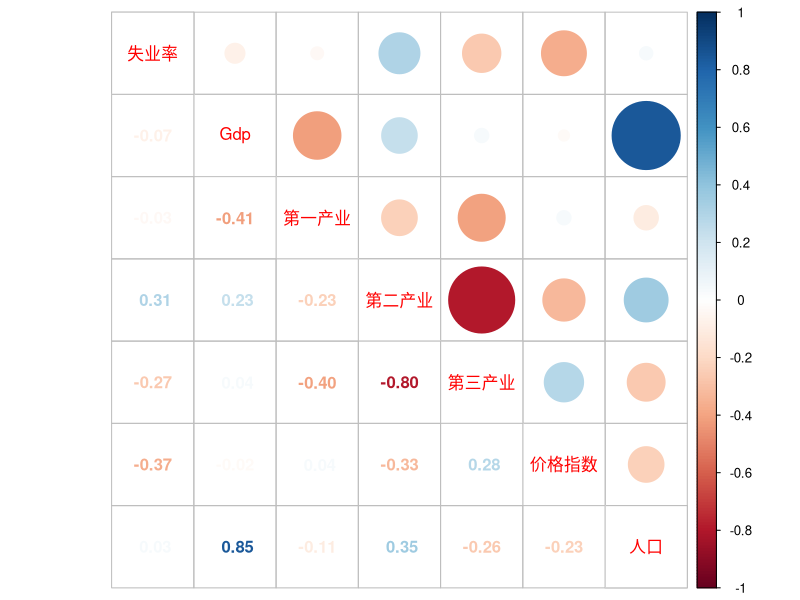
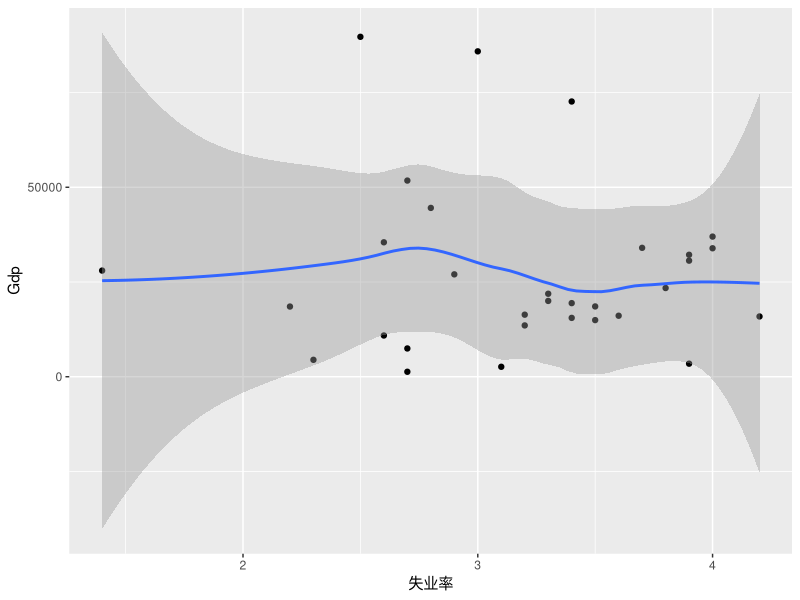
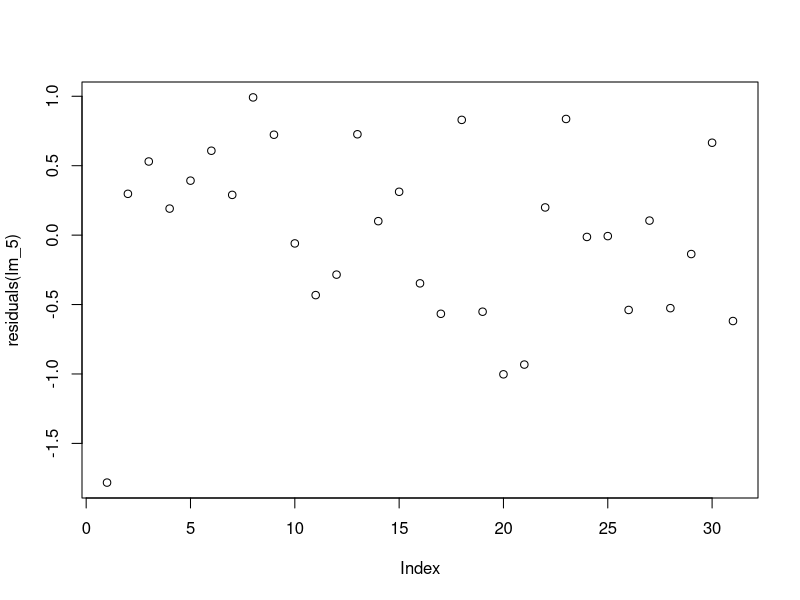
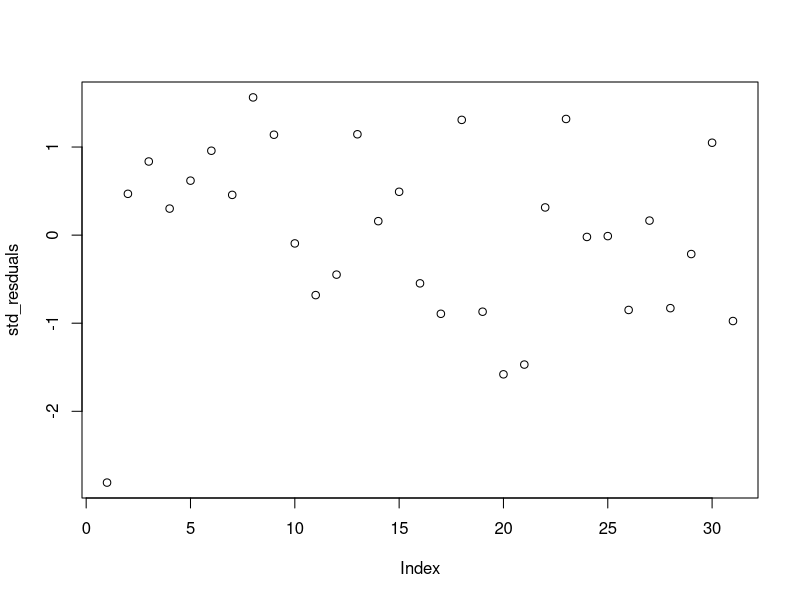
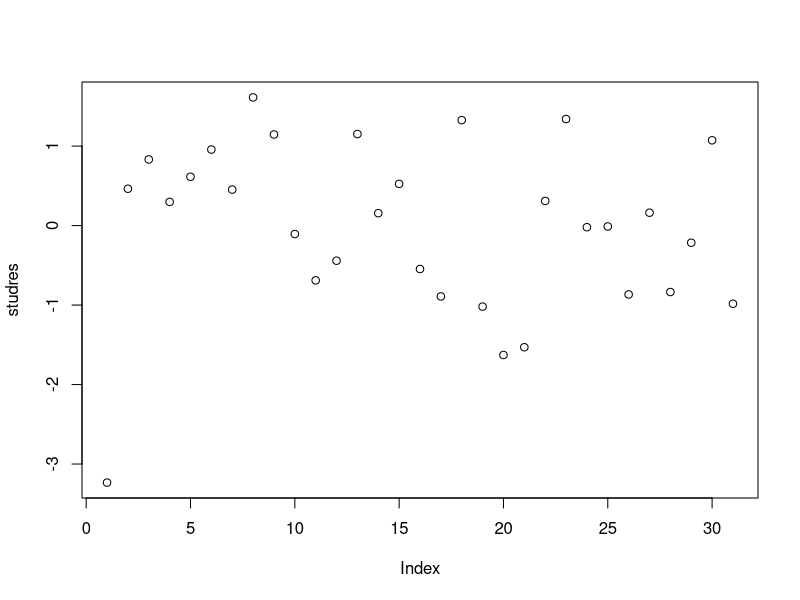
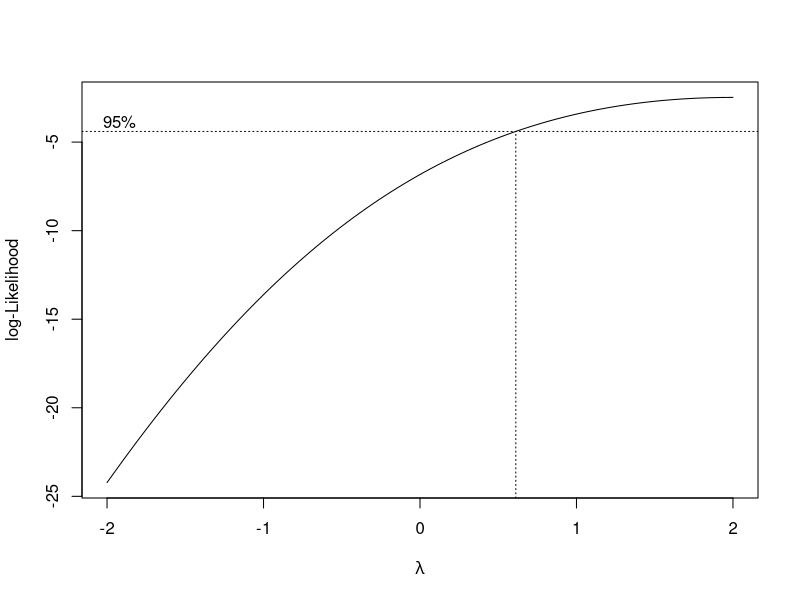
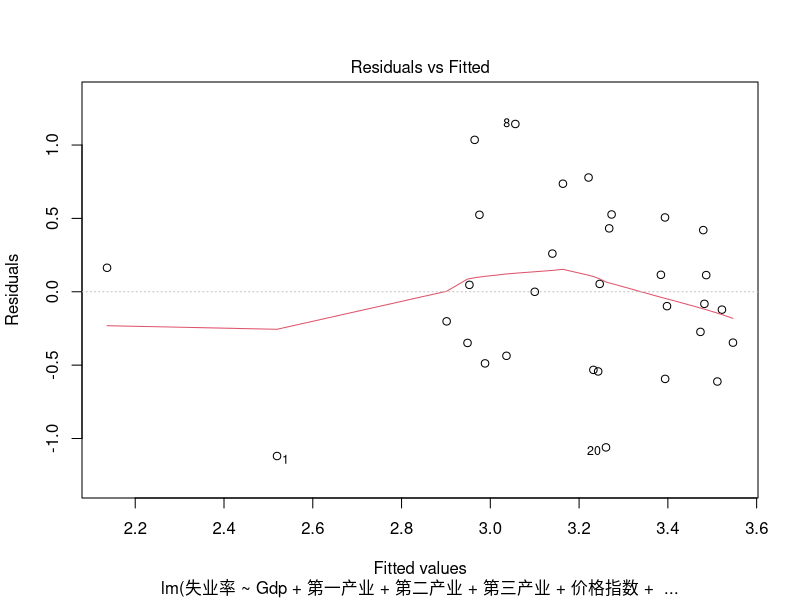
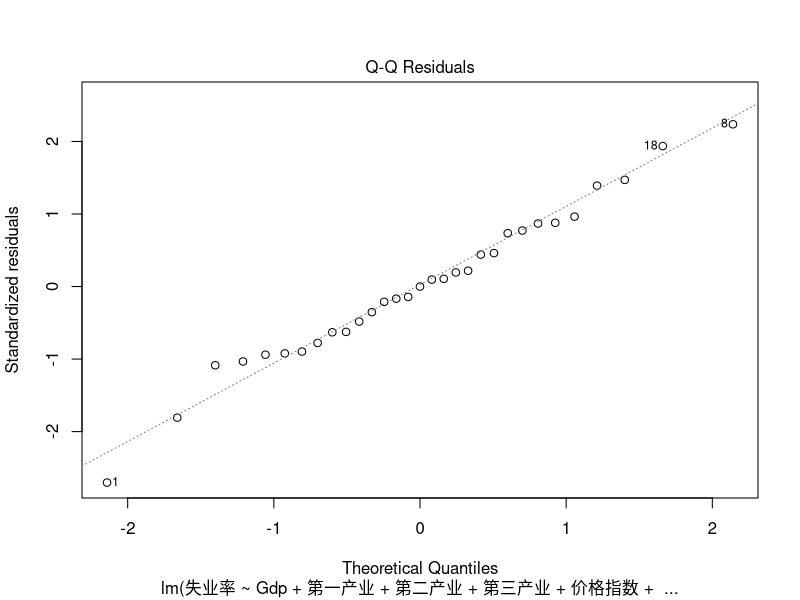

The R source for these figures, in order:
## ---- chunk 1
library(readxl)
data <- read_xlsx("datahhl.xlsx")
## ---- chunk 2
names(data)
## ---- chunk 3
library(corrplot)
corrplot.mixed(cor(data[2:8]))
## ---- chunk 4
lm_5 <- lm(`失业率` ~ Gdp, data = data)
summary(lm_5)
## ---- chunk 5
confint(lm_5, level = 0.99)
## ---- chunk 6
library(ggplot2)
ggplot(data = data, aes(x = `失业率`, y = Gdp)) +geom_point() + 
  geom_smooth(level = 0.99)
## ---- chunk 7
library(car)
myh0 <- c("(Intercept) = 3", "Gdp = -2")
linearHypothesis(lm_5, myh0)
## ---- chunk 8
residuals(lm_5)
plot(residuals(lm_5))
## ---- chunk 9
(std_resduals <- scale(residuals(lm_5)))
plot(std_resduals)
## ---- chunk 10
(studres <- rstudent(lm_5))
plot(studres)
## ---- chunk 11
hhat <- fitted(lm_5)
lm_5_9 <- lm(`失业率` ~ Gdp, weight = 1/hhat, data = data)
summary(lm_5_9)
## ---- chunk 12
library(MASS)
boxcox_9 <- boxcox(`失业率` ~ Gdp, data = data)
lambda <- data$`失业率`[which.max(data$`失业率`)]
shiyelv_bc <- (data$`失业率` ^ lambda - 1)/lambda
lm_boxcox <- lm(shiyelv_bc ~ Gdp, data = data)
summary(lm_boxcox)

abse<-abs(resid(lm_boxcox))  # 计算残差的绝对值
cor.test(data$Gdp,abse,method="spearman")  # 计算残差与gdp的相关系数

## ---- chunk 13

## ---- chunk 14
lm_11 <- lm(`失业率`~ Gdp + `第一产业`+`第二产业` + `第三产业`+`价格指数`+`人口`, data = data)
summary(lm_11)
## ---- chunk 15
plot(lm_11)
## ---- chunk 16
library(car)
outlierTest(lm_11)
## ---- chunk 17
lm_12 <- lm(`失业率`~ Gdp + `第一产业`+`第二产业` + `第三产业`+`价格指数`+`人口`, data = data[-1, ])
summary(lm_12)

## ---- chunk 18
residplot <- function(fit, nbreaks=10) {
z <- rstudent(fit)
hist(z, breaks=nbreaks, freq=FALSE,
xlab="Studentized Residual",
main="Distribution of Errors")
rug(jitter(z), col="brown")
curve(dnorm(x, mean=mean(z), sd=sd(z)),
add=TRUE, col="blue", lwd=2)
lines(density(z)$x, density(z)$y,
col="red", lwd=2, lty=2)
legend("topright",
legend = c( "Normal Curve", "Kernel Density Curve"),
lty=1:2, col=c("blue","red"), cex=.7)
}

residplot(lm_11)
